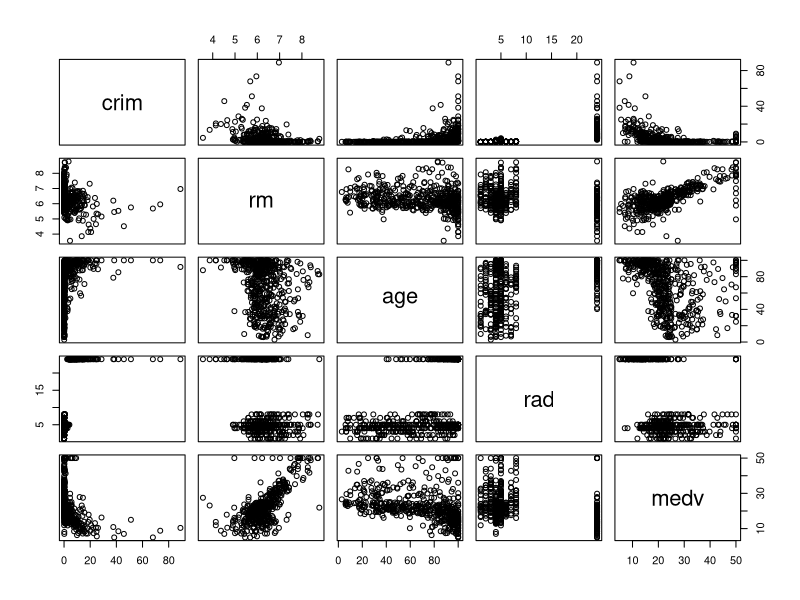
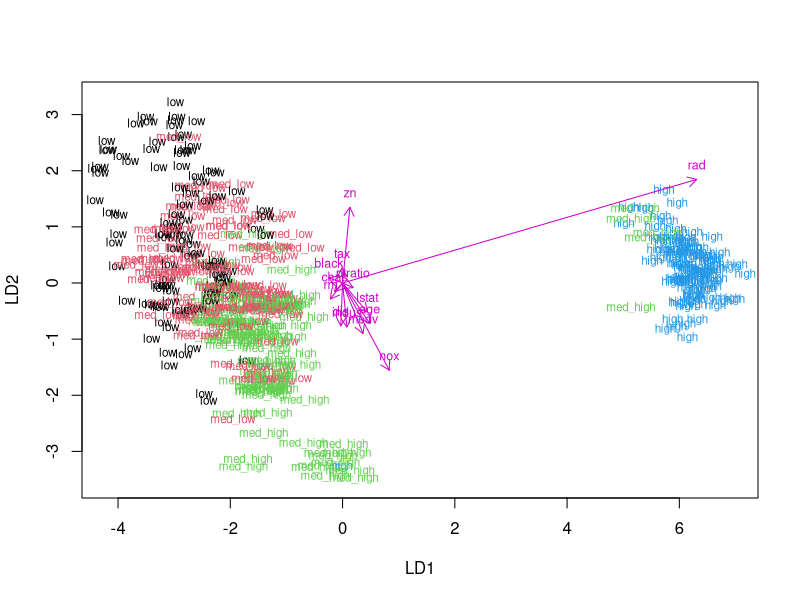
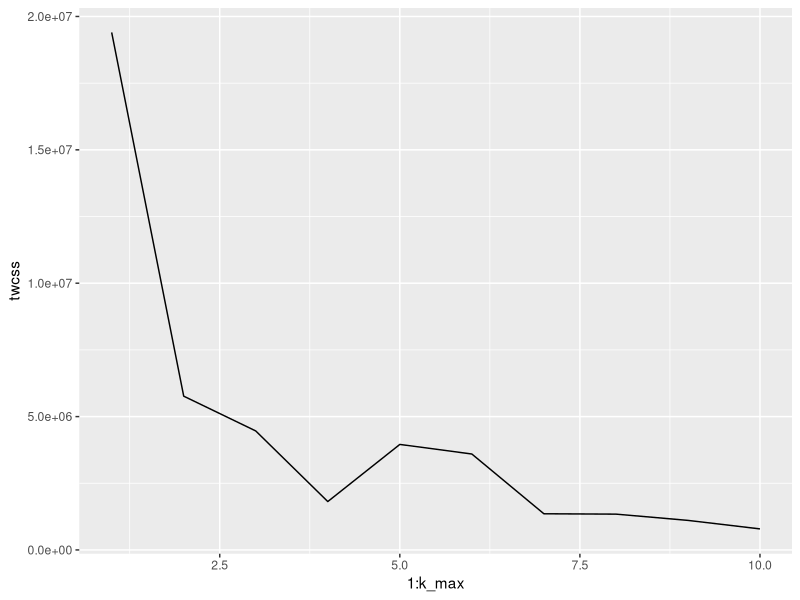
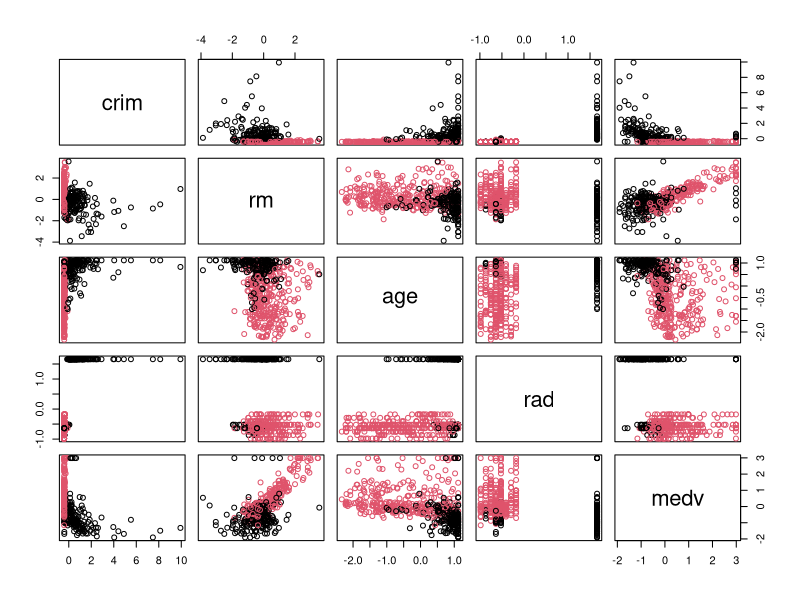

These figures' R source, in order:
## ---- chunk 1
# necessary libraries
library(MASS)
library(dplyr)
library(ggplot2)
library(tidyr)
## ---- chunk 2
# load data from MASS package
data("Boston")
## ---- chunk 3
# explore the data
str(Boston)
dim(Boston)
## ---- chunk 4
# show summary of variables and visualize variables and their relationships
summary(Boston)
pairs(Boston[c(1, 6, 7, 9, 14)])
## ---- chunk 5
# standardize the variables (scale them)
boston_scaled <- scale(Boston)
summary(boston_scaled)
## ---- chunk 6
# define data as data frame
boston_scaled <- as.data.frame(boston_scaled)

# set quantiles as breaks
bins <- quantile(boston_scaled$crim)

# create categorical variable of the crime rate (crim)
boston_scaled$crime <- cut(boston_scaled$crim, breaks = bins, include.lowest = TRUE, label = c("low", "med_low", "med_high", "high"))

# drop old crime rate variable
boston_scaled <- boston_scaled %>% dplyr::select(-crim)

# divide data in training and test data sets
n <- nrow(boston_scaled)
sample <- sample(n,  size = n * 0.8)
train <- boston_scaled[sample,]
test <- boston_scaled[-sample,]
## ---- chunk 7
# fit linear discriminant analysis
fit <- lda(crime ~ ., data = train)
# summary of the LDA
fit

# make a biplot
# function for the biplot arrows
lda.arrows <- function(x, myscale = 1, arrow_heads = 0.1, color = "magenta3", tex = 0.75, choices = c(1,2)){
  heads <- coef(x)
  arrows(x0 = 0, y0 = 0, 
         x1 = myscale * heads[,choices[1]], 
         y1 = myscale * heads[,choices[2]], col=color, length = arrow_heads)
  text(myscale * heads[,choices], labels = row.names(heads), 
       cex = tex, col=color, pos=3)
}

# plot the lda results
plot(fit, dimen = 2, col = as.numeric(train$crime), pch = as.numeric(train$crime))
lda.arrows(fit, myscale = 2)
## ---- chunk 8
# save true crime classes and then remove from them test data set
correct_classes <- test$crime
test <- dplyr::select(test, -crime)

# predict classes with LDA model
pred <- predict(fit, newdata = test)

# cross tabulate the results
table(correct = correct_classes, predicted = pred$class)
## ---- chunk 9
# reload "Boston" data set
data('Boston')

# standardize the variables (scale them)
boston_scaled_2 <- scale(Boston)

# calculate distances between observations
dist_eu <- dist(boston_scaled_2)

# determine the best number of clusters
k_max <- 10
# calculate the total within sum of squares
twcss <- sapply(1:k_max, function(k){kmeans(Boston, k)$tot.withinss})
# visualize the results
qplot(x = 1:k_max, y = twcss, geom = 'line')

# k-means clustering
km <-kmeans(boston_scaled_2, centers = 2)

# plot the Boston data set with clusters
pairs(boston_scaled_2[,c(1, 6, 7, 9, 14)], col = km$cluster)

